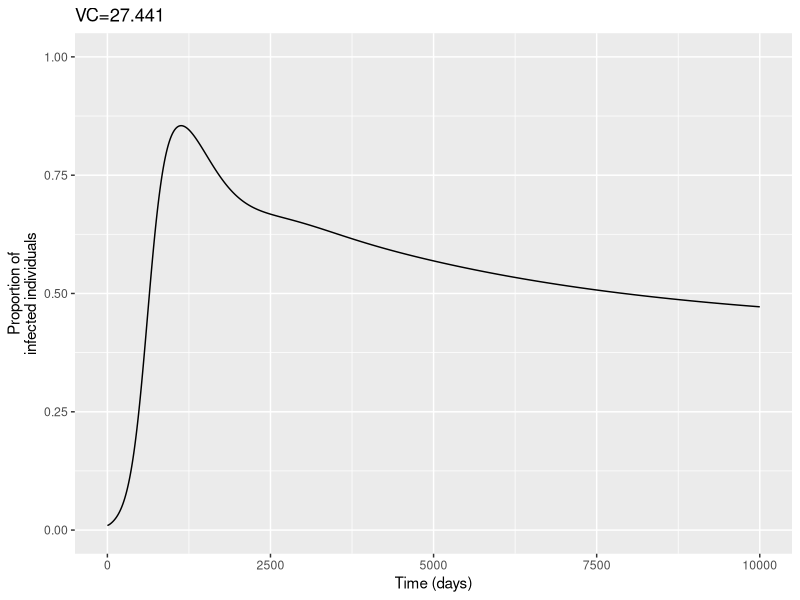

Write the R code that produced this figure.
library(deSolve)
library(ggplot2)

m=10 # relative density mosquito/human
a=0.5 # biting rate
b=0.09#7 # probability that a bite successfully infects the human
c=1 # probability that a bite successfully infects the mosquito
g =0.05 #  mortality rate for the mosquito
alpha1=0.002 # rate from I to R (loss of infectivity)
alpha2=0.00019 # rate from R to R2 (develop long term immunity)
r1=0.0023 # recovery rate in human
r2=0.023 # recovery rate in human
delta=1/10000 # mortality rate human
N= 15 #duration of the intrinsic incubation period (in human)
v=12 #10 # duration extrinsic incubation period (in mosquito)

# theta_init =c(
#   "m"=5,"a"=0.5,"b"=0.097,"g"=0.05,"v"=10, 
#                 "r1"=0.0023, 'r2'=0.023, "alpha1"=0.002, "alpha2"=0.00019, 
#               "N"=15, "delta"=1/10000)

theta_init =c(
  "m"=m,"a"=a,"b"=b,"g"=g,"v"=v, 
  "r1"=r1, 'r2'=r2, "alpha1"=alpha1, "alpha2"=alpha2, 
  "N"=N, "delta"=delta)

####### 
# WARNING
# This is a simplified version of the Garki model for teaching purposes
# (simplified version in continuous time without delays and without seasonality)
# This is not the full and exact Garki model
Garki<-function(t,x,parms){

  ## state variables
  S = x[1]  #x1
  E = x[2]  #x2
  I = x[3]  #y1
  R = x[4]  #y2
  R2 = x[5] #y3
  S2 = x[6] #x3
  E2 = x[7] #x4
  
  
  ## parameter values
  m = parms["m"]
  a = parms["a"]
  #VC = parms["VC"]
  b = parms["b"]
  g = parms["g"]
  v = parms["v"]
  r1 = parms["r1"]
  r2 = parms["r2"]
  alpha1 = parms["alpha1"]
  alpha2 = parms["alpha2"]
  delta = parms["delta"]
  N = parms["N"]
  beta=1/N
  VC=m*a*a*exp(-g*v)/v

  ##variations
  dS=delta+ R*b*(1-exp(-VC*I))/(exp(b*(1-exp(-VC*I))/r1)-1)-b*(1-exp(-VC*I))*S- delta*S
  dE=b*(1-exp(-VC*I))*S - beta*E - delta*E
  dI=beta*E - alpha1*I - delta*I
  dR=alpha1*I - alpha2*R - R*b*(1-exp(-VC*I))/(exp(b*(1-exp(-VC*I))/r1)-1)-  delta*R
  dR2=alpha2*R + beta*E2 -R2*b*(1-exp(-VC*I))/(exp(b*(1-exp(-VC*I))/r2)-1)- delta*R2
  dS2=R2*b*(1-exp(-VC*I))/(exp(b*(1-exp(-VC*I))/r2)-1)- b*(1-exp(-VC*I))*S2 - delta*S2
  dE2=b*(1-exp(-VC*I))*S2- beta*E2- delta*E2
  res  = c(dS, dE, dI, dR, dR2, dS2, dE2)
  list(res)
}

simulate_Garki=function(parameters){
  
  #parameters
  parms = c(parameters["m"],parameters["a"],
            parameters["b"],#parameters["c"],
            parameters["g"],parameters["v"],
            parameters["r1"],parameters["r2"],
            parameters["alpha1"],parameters["alpha2"],
            parameters["N"],parameters["delta"])
  
  #initial conditions
  init <- c(0.99,0, 0.01, 0, 0, 0, 0)  
  
  #simulation
  temps <- seq(0,10000) 
  solveRM <- lsoda(y =init, times=temps, func = Garki, 
                   parms = parms)
  solutionRM=as.data.frame(solveRM)
  names(solutionRM)=c("time","S", "E", "I", "R", "R2", "S2", "E2")
  
  solutionRM$obs_I=solutionRM$I+solutionRM$R+solutionRM$R2* parameters["q3"]
  solutionRM$positive=solutionRM$I+solutionRM$R+solutionRM$R2
  return(solutionRM)
}


simul=simulate_Garki(parameters = theta_init)

VC=theta_init["m"]*theta_init["a"]*theta_init["a"]*exp(-theta_init["g"]*theta_init["v"])/g
ggplot(simul)+
  geom_line(aes(x=time, y=positive))+ ylim(0,1)+
  labs(y="Proportion of\ninfected individuals", x="Time (days)")+
  ggtitle(paste0("VC=",round(VC, 3)))
